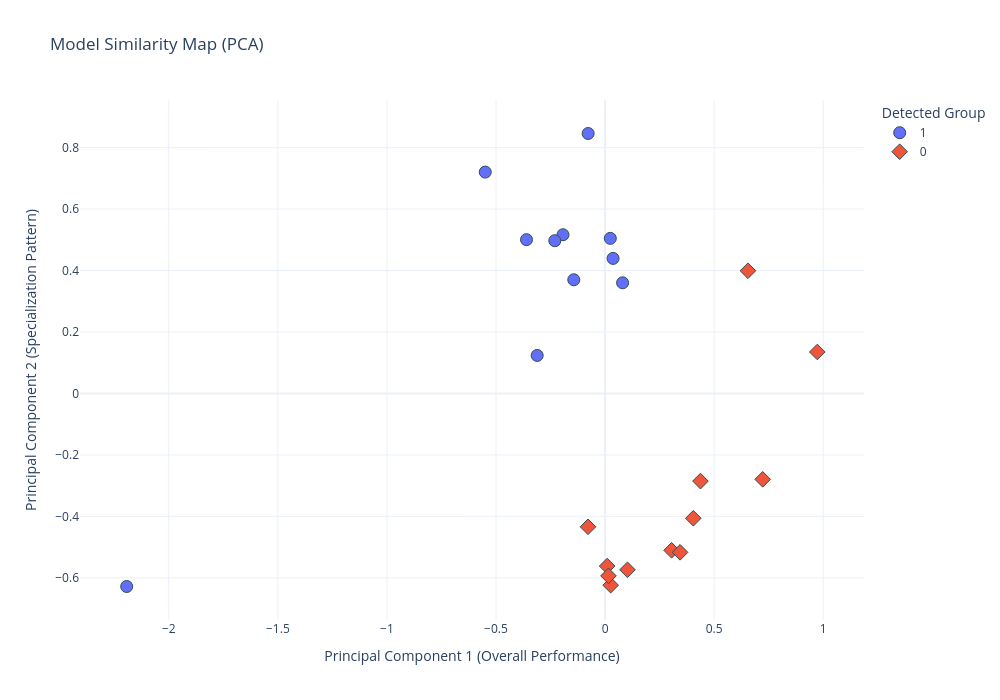

Write notebook code for a chart like this one.
### Code cell
# 1. Calculate PCA (2D projection)
pca = PCA(n_components=2)
components = pca.fit_transform(matrix)

# 2. Calculate Clusters (Auto-detect e.g., 4 groups)
kmeans = KMeans(n_clusters=2, random_state=42, n_init=10)
clusters = kmeans.fit_predict(matrix)

# 3. Create DataFrame for Plotting
plot_df = pd.DataFrame(data=components, columns=['PC1', 'PC2'], index=matrix.index)
plot_df['Cluster'] = clusters.astype(str)
plot_df['Model'] = plot_df.index
plot_df['Mean_F1'] = matrix.mean(axis=1) # Calculate overall mean for hover info

# 4. Plot
fig = px.scatter(
    plot_df, 
    x='PC1', 
    y='PC2', 
    color='Cluster',
    symbol='Cluster',
    hover_name='Model',
    hover_data={'Mean_F1': ':.3f', 'PC1': False, 'PC2': False, 'Cluster': False},
    title='Model Similarity Map (PCA)',
    template='plotly_white',
    width=1000,
    height=700,
    size_max=15
)

fig.update_traces(marker=dict(size=12, line=dict(width=1, color='DarkSlateGrey')))
fig.update_layout(
    legend_title_text='Detected Group',
    xaxis_title="Principal Component 1 (Overall Performance)",
    yaxis_title="Principal Component 2 (Specialization Pattern)"
)

fig.show()

### Figure 1 — Plotly figure (JSON) as saved in the notebook; plotly's stock layout.template omitted (floating-point values rounded to 4 significant figures)
{"data": [{"customdata": [[0.4345, "1"], [0.4067, "1"], [0.4747, "1"], [0.4265, "1"], [0.4412, "1"], [0.409, "1"], [0.465, "1"], [0.38, "1"], [0.4822, "1"], [0.476, "1"], [0.04218, "1"]], "hovertemplate": "<b>%{hovertext}</b><br><br>Mean_F1=%{customdata[0]:.3f}<extra></extra>", "hovertext": ["BERT Base", "CliReBERT", "CliSciBERT", "ClimateBERT", "Distil RoBERTa", "EnvironmentalBERT", "INDUS Base", "INDUS SDE v0.2", "RoBERTa Base", "SciBERT", "SciClimateBERT"], "legendgroup": "1", "marker": {"color": "#636efa", "line": {"color": "DarkSlateGrey", "width": 1}, "size": 12, "symbol": "circle"}, "mode": "markers", "name": "1", "orientation": "v", "showlegend": true, "type": "scatter", "x": [-0.1929, -0.3111, 0.02398, -0.2305, -0.1434, -0.3601, -0.07753, -0.5493, 0.08038, 0.03663, -2.193], "xaxis": "x", "y": [0.5166, 0.1237, 0.5048, 0.4972, 0.37, 0.5006, 0.8461, 0.7204, 0.3602, 0.4396, -0.6282], "yaxis": "y"}, {"customdata": [[0.4916, "0"], [0.5004, "0"], [0.4324, "0"], [0.4547, "0"], [0.6312, "0"], [0.4992, "0"], [0.5792, "0"], [0.4002, "0"], [0.4242, "0"], [0.4431, "0"], [0.5185, "0"], [0.5694, "0"]], "hovertemplate": "<b>%{hovertext}</b><br><br>Mean_F1=%{customdata[0]:.3f}<extra></extra>", "hovertext": ["Claude Opus 4.5 ZS", "Claude Sonnet 4.5 ZS", "DeepSeek-V3.2 (Non-Thinking) ZS", "DeepSeek-V3.2 (Thinking) ZS", "GLiNER: Medium v2.5", "GLiNER: Medium v2.5 ZS", "GLiNER: Small v2.5", "GLiNER: Small v2.5 ZS", "GPT 5.1 ZS", "GPT 5.2 Pro ZS", "Gemini 2.5 Pro ZS", "Gemini 3.0 Pro ZS"], "legendgroup": "0", "marker": {"color": "#EF553B", "line": {"color": "DarkSlateGrey", "width": 1}, "size": 12, "symbol": "diamond"}, "mode": "markers", "name": "0", "orientation": "v", "showlegend": true, "type": "scatter", "x": [0.305, 0.3439, 0.02568, 0.1028, 0.9729, 0.4373, 0.6549, -0.07821, 0.009537, 0.01564, 0.4046, 0.7227], "xaxis": "x", "y": [-0.5104, -0.5171, -0.6239, -0.5739, 0.135, -0.2852, 0.3993, -0.4338, -0.5617, -0.5936, -0.4062, -0.2795], "yaxis": "y"}], "layout": {"height": 700, "legend": {"title": {"text": "Detected Group"}, "tracegroupgap": 0}, "title": {"text": "Model Similarity Map (PCA)"}, "width": 1000, "xaxis": {"anchor": "y", "domain": [0, 1], "title": {"text": "Principal Component 1 (Overall Performance)"}}, "yaxis": {"anchor": "x", "domain": [0, 1], "title": {"text": "Principal Component 2 (Specialization Pattern)"}}}}
